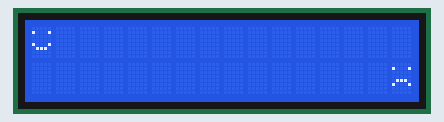
The sketch below on a simulated Arduino Uno, built with avr-gcc and run on an emulated ATmega328P. On the bench: 16×2 character LCD.

Above: at 0.28 s.
At 1.1 s:
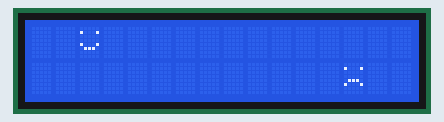
At 1.91 s:
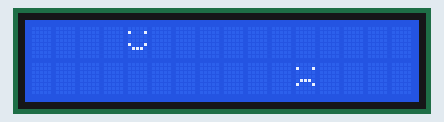
At 3.54 s:
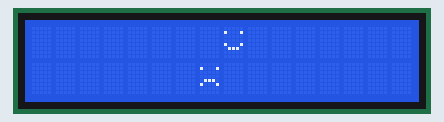
At 5.16 s:
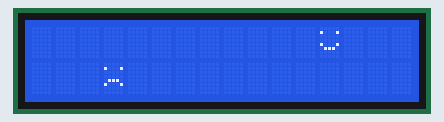
At 7.2 s:
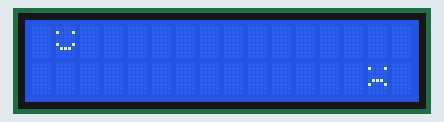

The sketch:

LCD_smileSad.ino
```cpp
#include <LiquidCrystal_I2C.h>

#include <Wire.h>
LiquidCrystal_I2C lcd (0x27,16,2);

byte smiley[8] = {
  B00000,
  B10001,
  B00000,
  B00000,
  B10001,
  B01110,
  B00000,
};

byte smiley1[8] = {
  B00000,
  B10001,
  B00000,
  B00000,
  B01110,
  B10001,
  B00000,
};


int x=0;
int y=0;

void setup() {
 lcd.init();
 lcd.backlight();
 lcd.clear();
lcd.createChar(0, smiley);
lcd.createChar(1, smiley1);

}

void loop() {
  y=15;
  for (x=0; x<16; x++){
lcd.setCursor(x,0);
lcd.write(byte(0));
lcd.setCursor(y,1);
lcd.write(byte(1));
delay(400);
lcd.clear();
y--;
  }
}
```

Measured:
- by itself, everything shown: repeats every 6.5 s, in 17 steps
- what the display in image 1 shows lasts 0.4 s, from 0.9 s to 1.3 s
